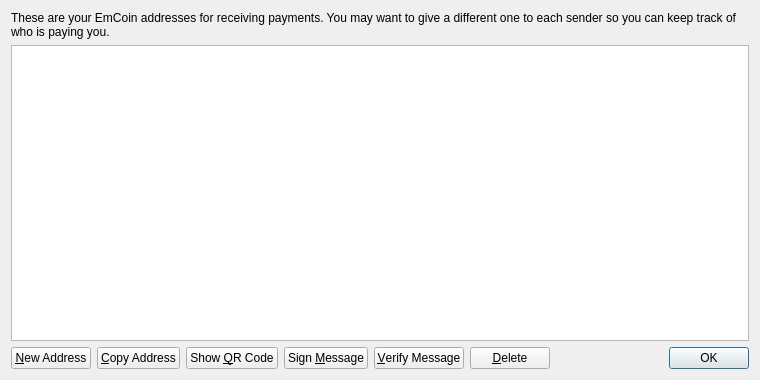
<?xml version="1.0" encoding="UTF-8"?>
<ui version="4.0">
 <class>AddressBookPage</class>
 <widget class="QWidget" name="AddressBookPage">
  <property name="geometry">
   <rect>
    <x>0</x>
    <y>0</y>
    <width>760</width>
    <height>380</height>
   </rect>
  </property>
  <property name="windowTitle">
   <string>Address Book</string>
  </property>
  <layout class="QVBoxLayout" name="verticalLayout">
   <item>
    <widget class="QLabel" name="labelExplanation">
     <property name="text">
      <string>These are your EmCoin addresses for receiving payments. You may want to give a different one to each sender so you can keep track of who is paying you.</string>
     </property>
     <property name="textFormat">
      <enum>Qt::PlainText</enum>
     </property>
     <property name="wordWrap">
      <bool>true</bool>
     </property>
    </widget>
   </item>
   <item>
    <widget class="QTableView" name="tableView">
     <property name="contextMenuPolicy">
      <enum>Qt::CustomContextMenu</enum>
     </property>
     <property name="toolTip">
      <string>Double-click to edit address or label</string>
     </property>
     <property name="tabKeyNavigation">
      <bool>false</bool>
     </property>
     <property name="selectionMode">
      <enum>QAbstractItemView::SingleSelection</enum>
     </property>
     <property name="selectionBehavior">
      <enum>QAbstractItemView::SelectRows</enum>
     </property>
     <property name="sortingEnabled">
      <bool>true</bool>
     </property>
     <attribute name="verticalHeaderVisible">
      <bool>false</bool>
     </attribute>
    </widget>
   </item>
   <item>
    <layout class="QHBoxLayout" name="horizontalLayout">
     <item>
      <widget class="QPushButton" name="newAddressButton">
       <property name="toolTip">
        <string>Create a new address</string>
       </property>
       <property name="text">
        <string>&amp;New Address</string>
       </property>
      </widget>
     </item>
     <item>
      <widget class="QPushButton" name="copyToClipboard">
       <property name="toolTip">
        <string>Copy the currently selected address to the system clipboard</string>
       </property>
       <property name="text">
        <string>&amp;Copy Address</string>
       </property>
      </widget>
     </item>
     <item>
      <widget class="QPushButton" name="showQRCode">
       <property name="text">
        <string>Show &amp;QR Code</string>
       </property>
      </widget>
     </item>
     <item>
      <widget class="QPushButton" name="signMessage">
       <property name="toolTip">
        <string>Sign a message to prove you own a EmCoin address</string>
       </property>
       <property name="text">
        <string>Sign &amp;Message</string>
       </property>
      </widget>
     </item>
     <item>
      <widget class="QPushButton" name="verifyMessage">
       <property name="toolTip">
        <string>Verify a message to ensure it was signed with a specified EmCoin address</string>
       </property>
       <property name="text">
        <string>&amp;Verify Message</string>
       </property>
      </widget>
     </item>
     <item>
      <widget class="QPushButton" name="deleteButton">
       <property name="toolTip">
        <string>Delete the currently selected address from the list</string>
       </property>
       <property name="text">
        <string>&amp;Delete</string>
       </property>
      </widget>
     </item>
     <item>
      <spacer name="horizontalSpacer">
       <property name="orientation">
        <enum>Qt::Horizontal</enum>
       </property>
       <property name="sizeHint" stdset="0">
        <size>
         <width>40</width>
         <height>20</height>
        </size>
       </property>
      </spacer>
     </item>
     <item>
      <widget class="QDialogButtonBox" name="buttonBox">
       <property name="sizePolicy">
        <sizepolicy hsizetype="Maximum" vsizetype="Fixed">
         <horstretch>0</horstretch>
         <verstretch>0</verstretch>
        </sizepolicy>
       </property>
       <property name="standardButtons">
        <set>QDialogButtonBox::Ok</set>
       </property>
      </widget>
     </item>
    </layout>
   </item>
  </layout>
 </widget>
 <resources>
  <include location="../bitcoin.qrc"/>
 </resources>
 <connections/>
</ui>
